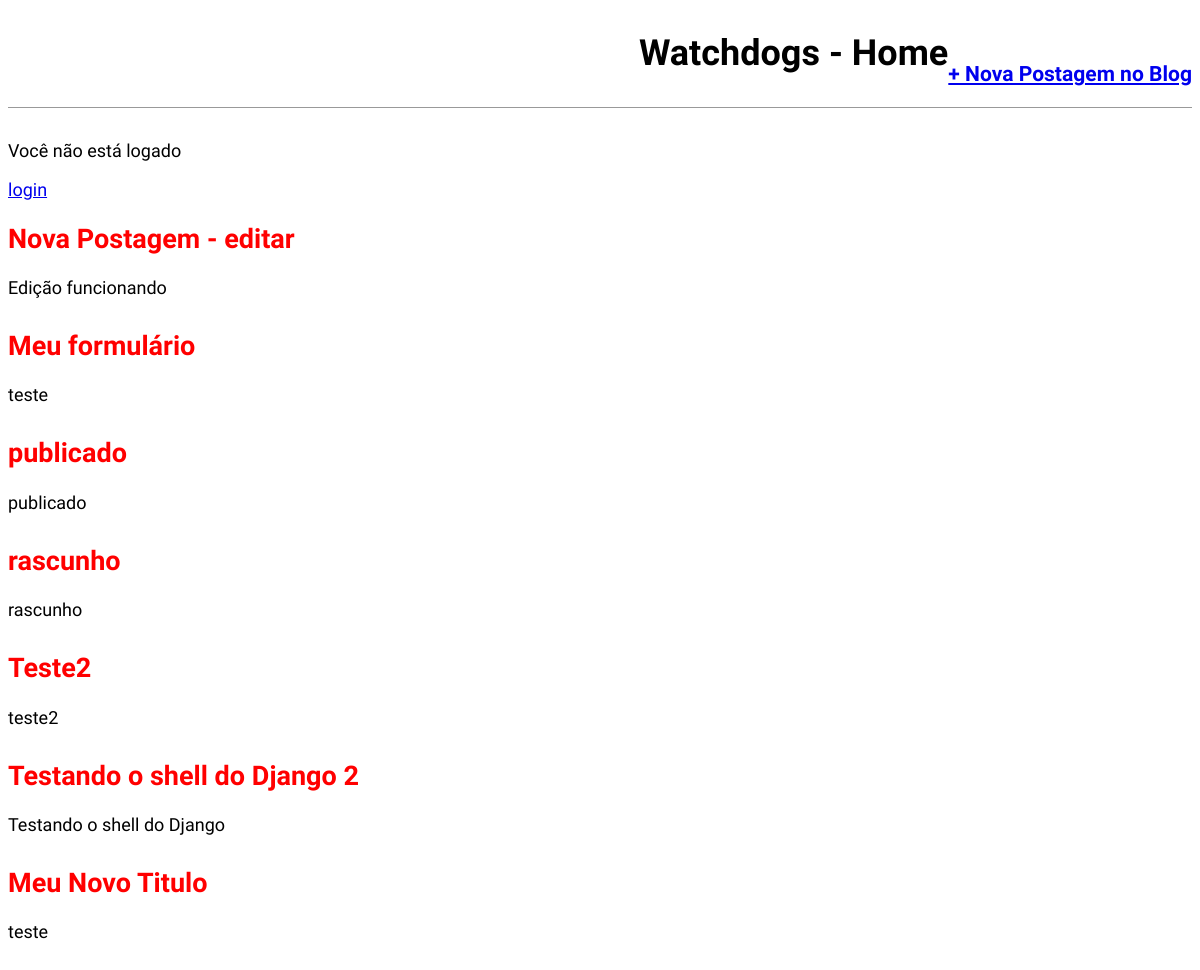
/, run on an earlier commit of the app's database.
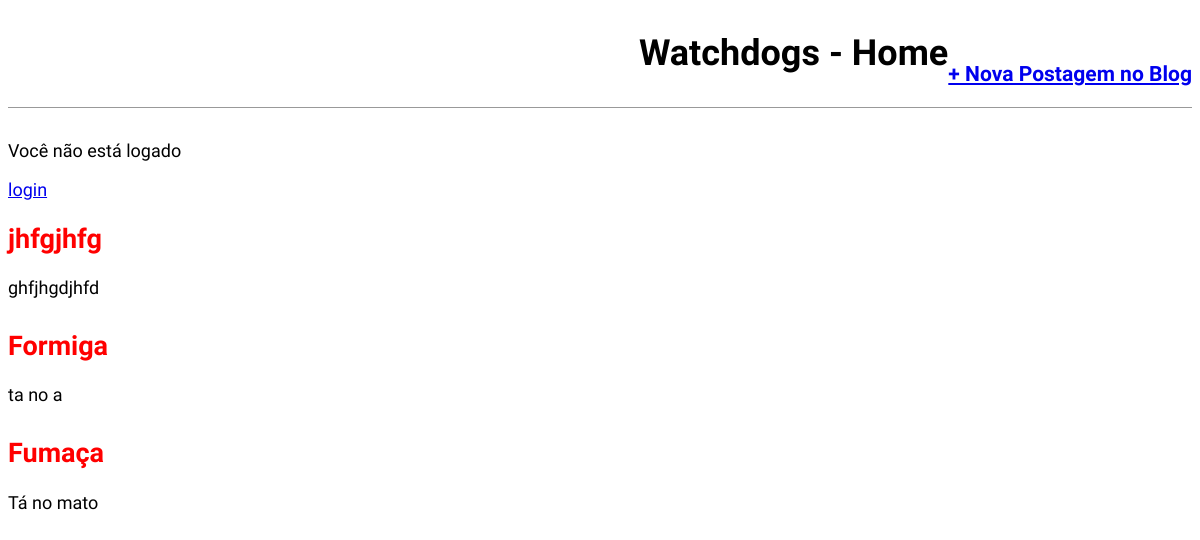
And on a later commit of the database.
### watchdogs/models.py (models this page shows, shortened)
class Post(models.Model):
    STATUS = (
        ('rascunho','Rascunho'),
        ('publicado', 'Publicado'),
    )
    titulo = models.CharField(max_length=255)
    slug   = models.SlugField(max_length=255)
    autor  = models.ForeignKey(User,
                               on_delete=models.CASCADE)
    conteudo  = models.TextField()
    publicado = models.DateTimeField(default=timezone.now)
    criado    = models.DateTimeField(auto_now_add=True)
    alterado  = models.DateTimeField(auto_now=True)
    status    = models.CharField(max_length=10,
                                choices=STATUS,
                                default='rascunho')
    objects   = models.Manager()
    published = PublishedManager()
    def get_absolute_url(self):
        return reverse('post_detail',args=[self.slug])
    class Meta:
        ordering = ('-publicado',)

### watchdogs/views.py (the view)
# urls.py: path('', views.WatchdogsListView.as_view(),name='home'),
class WatchdogsListView(ListView):
    model = Post
    template_name = 'watchdogs/home.html'

### watchdogs/templates/watchdogs/home.html (shortened to what this page needs)
{% extends 'base.html' %}
{% block content %}
    {% for post in object_list %}
        <div class="post-entry">
            <h2><a href="{{ post.get_absolute_url }}">{{ post.titulo }}</a></h2>
            <p>{{ post.conteudo }}</p>
        </div>
    {% endfor %}
{% endblock content %}

### templates/base.html (shortened to what this page needs)
{% load static %}
<!DOCTYPE html>
<html lang="pt-br">
<head>
    <link rel="stylesheet" href="{% static 'css/style.css' %}">
</head>
<body>
    <header>
            <h1><a href="/">Watchdogs - Home</a></h1>
        <div class="nav-right">
            <h3><a href="{% url 'post_new' %}">+ Nova Postagem no Blog</a></h3>
        </div>
    </header>
    {% if user.is_authenticated %}
        <p>Olá {{user.username}}</p>
        <p><a href="{% url 'logout' %}">logout</a></p>
    {% else %}
        <p>Você não está logado</p>
        <a href="{% url 'login' %}">login</a>
    {% endif %}
    <div class="container">
        {% block content %} {% endblock content %}
    </div>
</body>
</html>

### statics/css/style.css (style rules this page uses)
body { font-family:'Source Sans Pro', sans-serif; font-size: 18px; }
header { border-bottom: 1px solid #999; margin-bottom: 2rem; display: flex; }
header h1 a { color:black; text-decoration:none; }
.nav-right { display: flex; padding-top: 2rem; }
.post-entry { margin-bottom: 2rem; }
.post-entry h2 a, .post-entry h2 a:visited { color:red; text-decoration: none; }

What changed in the data, as far as the page shows it:
removed Post: titulo "Nova Postagem - editar", conteudo "Edição funcionando"
removed Post: titulo "Meu formulário", conteudo "teste"
removed Post: titulo "publicado", conteudo "publicado"
removed Post: titulo "rascunho", conteudo "rascunho"
removed Post: titulo "Teste2", conteudo "teste2"
removed Post: titulo "Testando o shell do Django 2", conteudo "Testando o shell do Django"
removed Post: titulo "Meu Novo Titulo", conteudo "teste"
added Post: titulo "jhfgjhfg", conteudo "ghfjhgdjhfd"
added Post: titulo "Formiga", conteudo "ta no a"
added Post: titulo "Fumaça", conteudo "Tá no mato"
